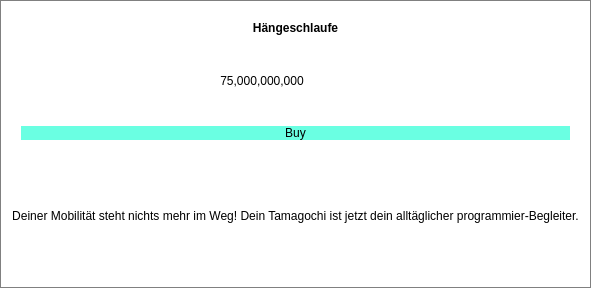
            <widget class="QFrame" name="upgradeFrameTama_4">
             <property name="enabled">
              <bool>true</bool>
             </property>
             <property name="minimumSize">
              <size>
               <width>208</width>
               <height>288</height>
              </size>
             </property>
             <property name="acceptDrops">
              <bool>true</bool>
             </property>
             <property name="toolTip">
              <string>Verdoppelt die CL pro Sekunde</string>
             </property>
             <property name="styleSheet">
              <string notr="true">background: white;
border: 1px solid grey;</string>
             </property>
             <property name="frameShape">
              <enum>QFrame::StyledPanel</enum>
             </property>
             <property name="frameShadow">
              <enum>QFrame::Raised</enum>
             </property>
             <property name="lineWidth">
              <number>3</number>
             </property>
             <layout class="QVBoxLayout" name="verticalLayout_78">
              <item>
               <widget class="QFrame" name="frame_86">
                <property name="styleSheet">
                 <string notr="true">border: 0px;</string>
                </property>
                <property name="frameShape">
                 <enum>QFrame::StyledPanel</enum>
                </property>
                <property name="frameShadow">
                 <enum>QFrame::Raised</enum>
                </property>
                <layout class="QVBoxLayout" name="verticalLayout_79">
                 <item>
                  <widget class="QLabel" name="upgradeNameTama_4">
                   <property name="font">
                    <font>
                     <weight>75</weight>
                     <bold>true</bold>
                    </font>
                   </property>
                   <property name="text">
                    <string>Hängeschlaufe</string>
                   </property>
                   <property name="alignment">
                    <set>Qt::AlignCenter</set>
                   </property>
                  </widget>
                 </item>
                 <item>
                  <widget class="QFrame" name="frame_87">
                   <property name="frameShape">
                    <enum>QFrame::StyledPanel</enum>
                   </property>
                   <property name="frameShadow">
                    <enum>QFrame::Raised</enum>
                   </property>
                   <layout class="QHBoxLayout" name="horizontalLayout_57">
                    <item>
                     <widget class="QLabel" name="upgradeCostTama_4">
                      <property name="text">
                       <string>75,000,000,000</string>
                      </property>
                      <property name="alignment">
                       <set>Qt::AlignCenter</set>
                      </property>
                     </widget>
                    </item>
                    <item>
                     <widget class="QLabel" name="upgradeImgTama_4">
                      <property name="minimumSize">
                       <size>
                        <width>61</width>
                        <height>61</height>
                       </size>
                      </property>
                      <property name="maximumSize">
                       <size>
                        <width>61</width>
                        <height>61</height>
                       </size>
                      </property>
                      <property name="text">
                       <string/>
                      </property>
                      <property name="pixmap">
                       <pixmap resource="resources.qrc">:/images/u_tama_4.png</pixmap>
                      </property>
                      <property name="scaledContents">
                       <bool>true</bool>
                      </property>
                     </widget>
                    </item>
                   </layout>
                  </widget>
                 </item>
                 <item>
                  <widget class="QPushButton" name="buyUpgradeTama_4">
                   <property name="minimumSize">
                    <size>
                     <width>80</width>
                     <height>0</height>
                    </size>
                   </property>
                   <property name="styleSheet">
                    <string notr="true">background:rgb(106, 255, 226);
font: 19pt &quot;Century Gothic&quot;;</string>
                   </property>
                   <property name="text">
                    <string>Buy</string>
                   </property>
                   <property name="default">
                    <bool>false</bool>
                   </property>
                  </widget>
                 </item>
                </layout>
               </widget>
              </item>
              <item>
               <widget class="QLabel" name="upgradeTextTama_4">
                <property name="styleSheet">
                 <string notr="true">border: 0px;
</string>
                </property>
                <property name="text">
                 <string>Deiner Mobilität steht nichts mehr im Weg! Dein Tamagochi ist jetzt dein alltäglicher programmier-Begleiter.</string>
                </property>
                <property name="alignment">
                 <set>Qt::AlignCenter</set>
                </property>
               </widget>
              </item>
             </layout>
            </widget>
